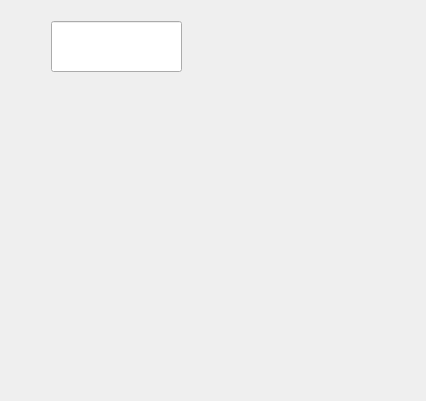
<?xml version="1.0" encoding="UTF-8"?>
<ui version="4.0">
 <class>StageTest</class>
 <widget class="QWidget" name="StageTest">
  <property name="geometry">
   <rect>
    <x>0</x>
    <y>0</y>
    <width>426</width>
    <height>401</height>
   </rect>
  </property>
  <property name="windowTitle">
   <string>Form</string>
  </property>
  <layout class="QGridLayout" name="gridLayout">
   <item row="0" column="0">
    <widget class="QWidget" name="widget" native="true">
     <property name="styleSheet">
      <string notr="true">QWidget#wBg{background-color: rgb(0, 0, 255);}</string>
     </property>
     <widget class="QLineEdit" name="lineEdit">
      <property name="geometry">
       <rect>
        <x>40</x>
        <y>10</y>
        <width>131</width>
        <height>51</height>
       </rect>
      </property>
     </widget>
    </widget>
   </item>
  </layout>
 </widget>
 <resources/>
 <connections/>
</ui>
